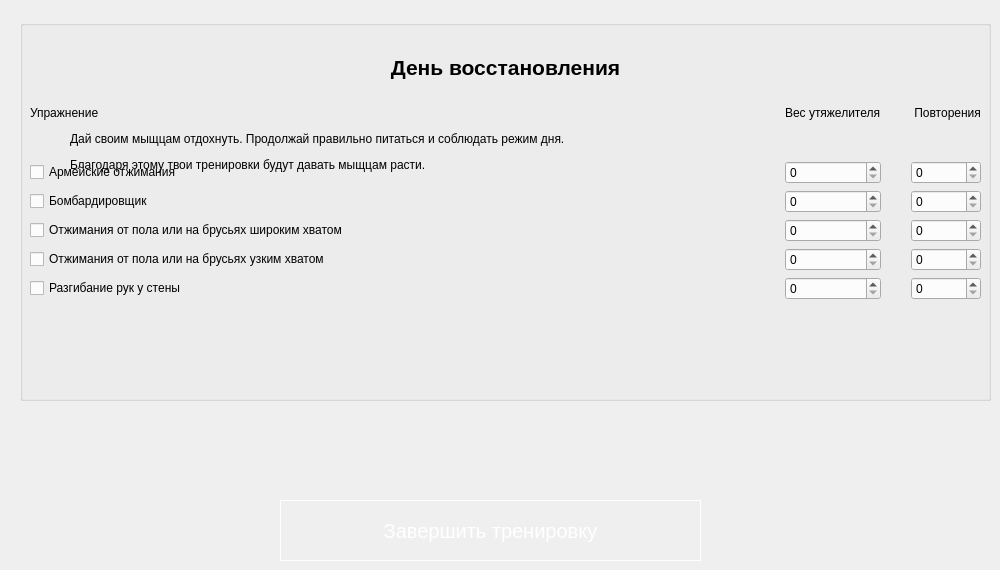
              <widget class="QWidget" name="tab_21">
               <attribute name="title">
                <string>День 21</string>
               </attribute>
               <widget class="QWidget" name="gridLayoutWidget_21">
                <property name="geometry">
                 <rect>
                  <x>30</x>
                  <y>70</y>
                  <width>951</width>
                  <height>230</height>
                 </rect>
                </property>
                <layout class="QGridLayout" name="gridLayout_21" rowstretch="0,0,0,0,0,0" columnstretch="3,0,0">
                 <property name="horizontalSpacing">
                  <number>30</number>
                 </property>
                 <item row="1" column="1">
                  <widget class="QSpinBox" name="spinBox_extraWeight_1_21"/>
                 </item>
                 <item row="3" column="0">
                  <widget class="QCheckBox" name="checkBox_exersize_3_21">
                   <property name="text">
                    <string>Отжимания от пола или на брусьях широким хватом</string>
                   </property>
                  </widget>
                 </item>
                 <item row="3" column="1">
                  <widget class="QSpinBox" name="spinBox_extraWeight_3_21"/>
                 </item>
                 <item row="5" column="1">
                  <widget class="QSpinBox" name="spinBox_extraWeight_5_21"/>
                 </item>
                 <item row="0" column="0">
                  <widget class="QLabel" name="label_exersize_21">
                   <property name="text">
                    <string>Упражнение</string>
                   </property>
                  </widget>
                 </item>
                 <item row="5" column="0">
                  <widget class="QCheckBox" name="checkBox_exersize_5_21">
                   <property name="text">
                    <string>Разгибание рук у стены</string>
                   </property>
                   <property name="checked">
                    <bool>false</bool>
                   </property>
                  </widget>
                 </item>
                 <item row="1" column="0">
                  <widget class="QCheckBox" name="checkBox_exersize_1_21">
                   <property name="text">
                    <string>Армейские отжимания</string>
                   </property>
                   <property name="checked">
                    <bool>false</bool>
                   </property>
                  </widget>
                 </item>
                 <item row="0" column="2">
                  <widget class="QLabel" name="label_reps_21">
                   <property name="text">
                    <string> Повторения</string>
                   </property>
                  </widget>
                 </item>
                 <item row="1" column="2">
                  <widget class="QSpinBox" name="spinBox_reps_1_21"/>
                 </item>
                 <item row="3" column="2">
                  <widget class="QSpinBox" name="spinBox_reps_3_21"/>
                 </item>
                 <item row="2" column="2">
                  <widget class="QSpinBox" name="spinBox_reps_2_21"/>
                 </item>
                 <item row="4" column="0">
                  <widget class="QCheckBox" name="checkBox_exersize_4_21">
                   <property name="text">
                    <string>Отжимания от пола или на брусьях узким хватом</string>
                   </property>
                  </widget>
                 </item>
                 <item row="4" column="2">
                  <widget class="QSpinBox" name="spinBox_reps_4_21"/>
                 </item>
                 <item row="2" column="0">
                  <widget class="QCheckBox" name="checkBox_exersize_2_21">
                   <property name="text">
                    <string>Бомбардировщик</string>
                   </property>
                  </widget>
                 </item>
                 <item row="2" column="1">
                  <widget class="QSpinBox" name="spinBox_extraWeight_2_21"/>
                 </item>
                 <item row="0" column="1">
                  <widget class="QLabel" name="label_extraWeigh_21">
                   <property name="text">
                    <string>Вес утяжелителя</string>
                   </property>
                  </widget>
                 </item>
                 <item row="4" column="1">
                  <widget class="QSpinBox" name="spinBox_extraWeight_4_21"/>
                 </item>
                 <item row="5" column="2">
                  <widget class="QSpinBox" name="spinBox_reps_5_21"/>
                 </item>
                </layout>
               </widget>
               <widget class="QPushButton" name="pushButton_complete_21">
                <property name="geometry">
                 <rect>
                  <x>280</x>
                  <y>500</y>
                  <width>421</width>
                  <height>61</height>
                 </rect>
                </property>
                <property name="styleSheet">
                 <string notr="true">QPushButton {
border:1px solid #fff;
font-size:20px;
color:#fff;
}
QPushButton:hover {
	background-color: rgb(85, 170, 255);
}</string>
                </property>
                <property name="text">
                 <string>Завершить тренировку</string>
                </property>
               </widget>
               <widget class="QGroupBox" name="groupBox_rest_day_6">
                <property name="geometry">
                 <rect>
                  <x>20</x>
                  <y>20</y>
                  <width>971</width>
                  <height>381</height>
                 </rect>
                </property>
                <property name="styleSheet">
                 <string notr="true">background-image: url(:/wallpapers/img/wallpapers2.jpg);</string>
                </property>
                <property name="title">
                 <string/>
                </property>
                <widget class="QLabel" name="label_rest_day_6">
                 <property name="geometry">
                  <rect>
                   <x>50</x>
                   <y>20</y>
                   <width>871</width>
                   <height>161</height>
                  </rect>
                 </property>
                 <property name="text">
                  <string>&lt;html&gt;&lt;head/&gt;&lt;body&gt;&lt;p align=&quot;center&quot;&gt;&lt;span style=&quot; font-size:16pt; font-weight:600;&quot;&gt;День восстановления&lt;/span&gt;&lt;/p&gt;&lt;p align=&quot;center&quot;&gt;&lt;br/&gt;&lt;/p&gt;&lt;p&gt;Дай своим мыщцам отдохнуть. Продолжай правильно питаться и соблюдать режим дня.&lt;/p&gt;&lt;p&gt; Благодаря этому твои тренировки будут давать мыщцам расти.&lt;br/&gt;&lt;/p&gt;&lt;/body&gt;&lt;/html&gt;</string>
                 </property>
                </widget>
                <widget class="QLabel" name="label_rest_day_img_6">
                 <property name="geometry">
                  <rect>
                   <x>400</x>
                   <y>210</y>
                   <width>141</width>
                   <height>141</height>
                  </rect>
                 </property>
                 <property name="text">
                  <string/>
                 </property>
                 <property name="pixmap">
                  <pixmap>img/lighting_3.png</pixmap>
                 </property>
                </widget>
               </widget>
              </widget>
